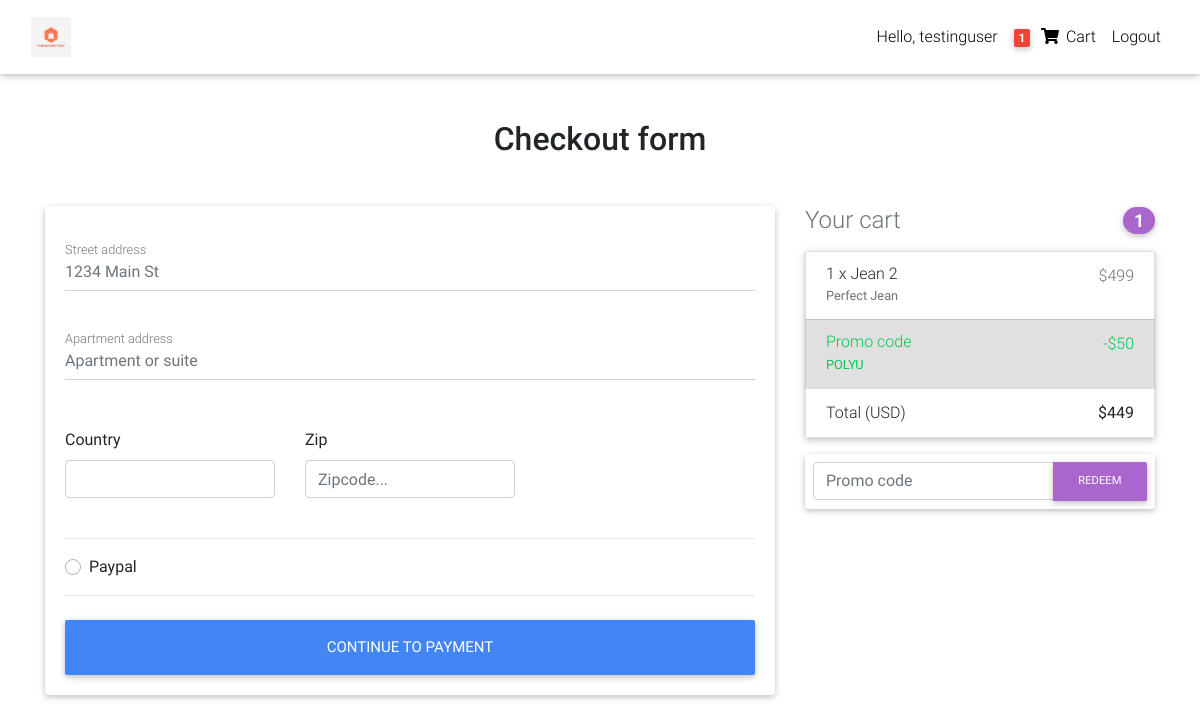
The page /checkout/ (signed in) on the database its author committed.
### catalog/models.py (models this page shows, shortened)
class Order(models.Model):
    user = models.ForeignKey(User, on_delete=models.CASCADE)
    items = models.ManyToManyField(OrderItem)
    address = models.ForeignKey(
        "Address", on_delete=models.SET_NULL, blank=True, null=True)
    payment = models.ForeignKey(
        "Payment", on_delete=models.SET_NULL, blank=True, null=True)
    coupon = models.ForeignKey(
        "Coupon", on_delete=models.SET_NULL, blank=True, null=True)
    ordered = models.BooleanField(default=False)
    start_date = models.DateTimeField(auto_now_add=True)
    ordered_date = models.DateTimeField()
    def get_total(self):
        total = 0
        for order_item in self.items.all():
            total += order_item.get_final_price()
        if self.coupon:
            total -= self.coupon.amount
        return total

class OrderItem(models.Model):
    user = models.ForeignKey(User, on_delete=models.CASCADE)
    item = models.ForeignKey(Item, on_delete=models.CASCADE)
    ordered = models.BooleanField(default=False)
    quantity = models.IntegerField(default=1)
    def get_total_item_discount_price(self):
        return self.quantity * self.item.discount_price
    def get_final_price(self):
        if self.item.discount_price:
            return self.get_total_item_discount_price()
        return self.get_total_item_price()

class Item(models.Model):
    title = models.CharField(max_length=200)
    price = models.IntegerField()
    discount_price = models.IntegerField(blank=True, null=True)
    slug = models.SlugField()
    status = models.CharField(max_length=200)
    category = models.CharField(choices=CATEGORY_CHOICES, max_length=2)
    label = models.CharField(choices=LABEL_CHOICES, max_length=2)
    description = models.TextField()
    image = models.ImageField(default='default.jpg', upload_to='productImages')

class Coupon(models.Model):
    code = models.CharField(max_length=50)
    amount = models.IntegerField()

### catalog/views.py (the view, shortened to what this page needs)
# urls.py: path('checkout/', CheckoutView.as_view(), name='checkout'),
class CheckoutView(View):
    def get(self, *args, **kwargs):
        order = Order.objects.get(user=self.request.user, ordered=False)
        coupon_form = CouponForm()
        form = AddressForm()
        context = {
            'form': form,
            'order': order,
            'coupon_form': coupon_form,
            "DISPLAY_COUPON_FORM": True
        }
        return render(self.request, 'checkout.html', context)

### catalog/forms.py
class AddressForm(forms.Form):
    street_address = forms.CharField()
    apartment_address = forms.CharField()
    country = CountryField(blank_label="Select country").formfield(widget=CountrySelectWidget(attrs={
        "class": "custom-select d-block w-100"
    }))
    zip = forms.CharField(required=False)
    save_info = forms.BooleanField(required=False)
    use_default = forms.BooleanField(required=False)
    payment_option = forms.ChoiceField(
        widget=forms.RadioSelect(), choices=PAYMENT_CHOICES)

class CouponForm(forms.Form):
    code = forms.CharField(widget=forms.TextInput(attrs={
        'class': "form-control",
        'placeholder': "Promo code",
        'aria-label ': "Recipient's username",
        'aria-describedby': "basic-addon2"
    }), max_length=50)

### catalog/templatetags/cart_template_tags.py (called while the page is built)
@register.filter
def cart_item_count(user):
    if user.is_authenticated:
        qs = Order.objects.filter(user=user, ordered=False)
        if qs.exists():
            order = qs[0]
            return order.items.count()
    return 0

### templates/checkout.html (shortened to what this page needs)
{% extends 'base.html' %}
{% load crispy_forms_tags %}
{% block content %}
<main class="mt-5 pt-4">
  <div class="container wow fadeIn">
    <h2 class="my-5 h2 text-center">Checkout form</h2>
    <div class="row">
      <div class="col-md-8 mb-4">
        <div class="card">
          <form class="card-body" method="POST">
            <div class="md-form mb-5">
              <input type="text" name="street_address" id="street_address" class="form-control" placeholder="1234 Main St" required>
              <label for="street_address" class="">Street address</label>
            </div>
            <div class="md-form mb-5">
              <input type="text" name="apartment_address" id="apartment_address" class="form-control" placeholder="Apartment or suite" required>
              <label for="apartment_address" class="">Apartment address</label>
            </div>
            <div class="row">
              <div class="col-lg-4 col-md-12 mb-4">
                <label for="country">Country</label>
                {{form.country}}
              </div>
              <div class="col-lg-4 col-md-6 mb-4">
                <label for="zip">Zip</label>
                <input type="text" name="zip" class="form-control" id="zip" placeholder="Zipcode..." >
              </div>
            </div>
            <hr>
            <div class="d-block my-3">
              <div class="custom-control custom-radio">
                <label class="custom-control-label" for="paypal">Paypal</label>
              </div>
            </div>
            <hr class="mb-4">
            <button class="btn btn-primary btn-lg btn-block" type="submit">Continue to Payment</button>
          </form>
        </div>
      </div>
      <div class="col-md-4 mb-4">
        {% include "snippet.html" %}
      </div>
    </div>
  </div>
</main>
{% endblock content %}

### templates/base.html (shortened to what this page needs)
{% load static %}
{% load cart_template_tags %}
<!DOCTYPE html>
<html lang="en">
<head>
  <link rel="stylesheet" href="https://use.fontawesome.com/releases/v5.11.2/css/all.css">
  <link href="{% static 'css/bootstrap.min.css' %}" rel="stylesheet">
  <link href="{% static 'css/mdb.min.css' %}" rel="stylesheet">
  <link href="{% static 'css/style.min.css' %}" rel="stylesheet">
</head>
<body>
<nav class="navbar fixed-top navbar-expand-lg navbar-light white scrolling-navbar">
<div class="container-fluid">
    <a class="navbar-brand waves-effect" href="{% url 'home' %}">
      <img class="ml-0 pl-0" style="height: 40px;" src="{% static 'Free_Sample_By_Wix.jpg' %}" alt="Logo">
    </a>
    <div class="collapse navbar-collapse" id="navbarSupportedContent">
    <ul class="navbar-nav nav-flex-icons">
      {% if request.user.is_authenticated %}
        <li class="nav-item">
          <a class="nav-link waves-effect" href="#">Hello, {{request.user.username}}
          </a>
        </li>
        <li class="nav-item">
        <a href="{% url 'order_summary' %}" class="nav-link waves-effect">
            <span class="badge red z-depth-1 mr-1">{{ request.user|cart_item_count}}</span>
            <i class="fas fa-shopping-cart"></i>
            <span class="clearfix d-none d-sm-inline-block"> Cart </span>
        </a>
        </li>
         <li class="nav-item">
          <a class="nav-link waves-effect" href="{% url 'account_logout' %}">Logout
          </a>
        </li>
      {% endif %}
    </ul>
    </div>
</div>
</nav>
{% block content %}
{% endblock content %}
</body>
</html>

### templates/snippet.html (shortened to what this page needs)
<h4 class="d-flex justify-content-between align-items-center mb-3">
  <span class="text-muted">Your cart</span>
  <span class="badge badge-secondary badge-pill">{{order.items.count}}</span>
</h4>
<ul class="list-group mb-3 z-depth-1">
  {% for order_item in order.items.all %}
  <li class="list-group-item d-flex justify-content-between lh-condensed">
    <div>
      <h6 class="my-0">{{order_item.quantity}} x {{order_item.item.title}}</h6>
      <small class="text-muted">{{order_item.item.description}}</small>
    </div>
    <span class="text-muted">${{order_item.get_final_price}}</span>
  </li>
  {% endfor %}
  {% if order.coupon %}
  <li class="list-group-item d-flex justify-content-between bg-light">
    <div class="text-success">
      <h6 class="my-0">Promo code</h6>
      <small>{{order.coupon.code}}</small>
    </div>
    <span class="text-success">-${{order.coupon.amount}}</span>
  </li>
  {% endif %}
  <li class="list-group-item d-flex justify-content-between">
    <span>Total (USD)</span>
    <strong>${{order.get_total}}</strong>
  </li>
</ul>
{% if DISPLAY_COUPON_FORM %}
<form class="card p-2" action="{% url 'add_coupon' %}" method="POST">
  <div class="input-group">
    {{coupon_form.code}}
    <div class="input-group-append">
      <button class="btn btn-secondary btn-md waves-effect m-0" type="submit">
        Redeem
      </button>
    </div>
  </div>
</form>
{% endif %}

### templates/base.html (style rules this page uses)
html, body, header, .carousel { height: 60vh; }

### rows shown on the page
Order: items.count "1", coupon.code "POLYU", coupon.amount "50", get_total "449"
OrderItem: quantity "1", item "Jean 2", item.description "Perfect Jean", get_final_price "499"

### other values the page prints
{{ request.user.username }} "testinguser"
{{ request.user|cart_item_count }} "1"
